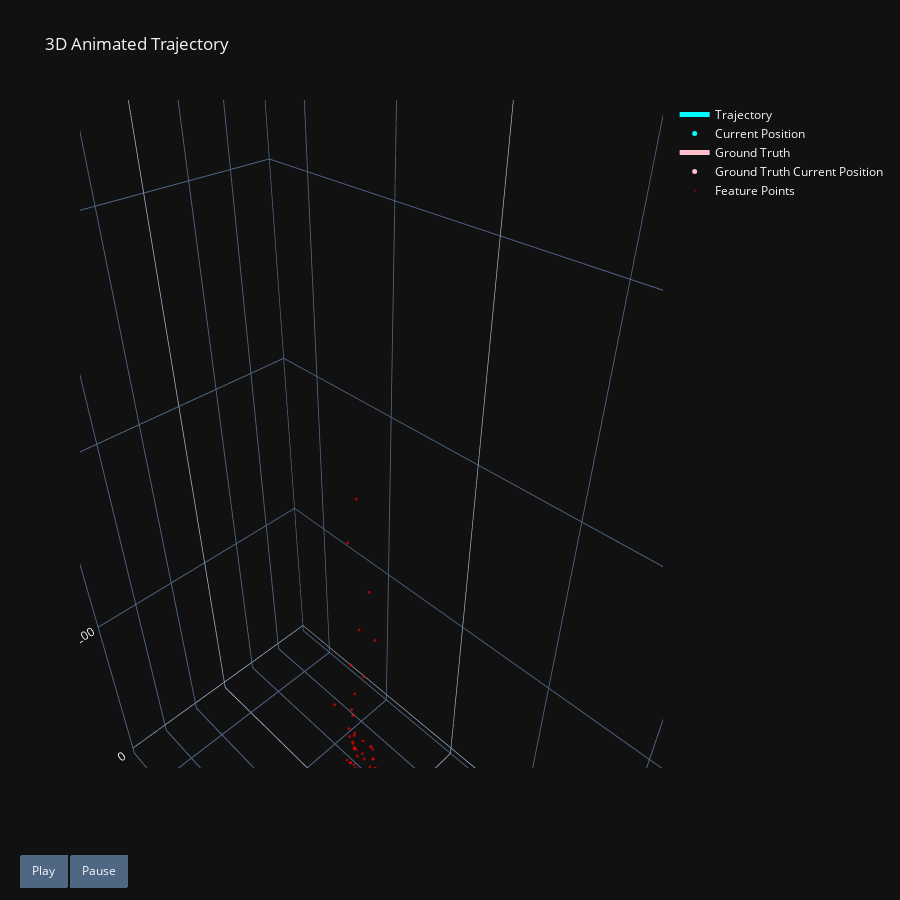

Source (notebook cell):
### Code cell
def visualize_animated_path(points, trajectory, title="3D Animated Trajectory"):
    points = np.array(points, dtype=object)

    pose_xs = poses.iloc[:num_images, 3].values  
    pose_ys = poses.iloc[:num_images, 7].values  
    pose_zs = poses.iloc[:num_images, 11].values  

    traj_xs = trajectory[:, 0, 3]
    traj_ys = trajectory[:, 1, 3]
    traj_zs = trajectory[:, 2, 3]

    frames = []
    num_frames = len(traj_xs)

    for i in range(num_frames - 1):
        frame_points = np.array(points[i])  
        feat_X = frame_points[:, 0]
        feat_Y = frame_points[:, 1]
        feat_Z = frame_points[:, 2]

        frames.append(
            go.Frame(
                data=[
                    go.Scatter3d(
                        x=traj_xs[:i+1],
                        y=traj_ys[:i+1],
                        z=traj_zs[:i+1],
                        mode='lines',
                        line=dict(color='cyan', width=5),
                        name='Trajectory',
                    ),
                    go.Scatter3d(
                        x=[traj_xs[i]],
                        y=[traj_ys[i]],
                        z=[traj_zs[i]],
                        mode='markers',
                        marker=dict(size=5, color='cyan'),
                        name='Current Position',
                    ),
                    go.Scatter3d(
                        x=pose_xs[:i+1],
                        y=pose_ys[:i+1],
                        z=pose_zs[:i+1],
                        mode='lines',
                        line=dict(color='pink', width=5),
                        name='Ground Truth',
                    ),
                    go.Scatter3d(
                        x=[pose_xs[i]],
                        y=[pose_ys[i]],
                        z=[pose_zs[i]],
                        mode='markers',
                        marker=dict(size=5, color='pink'),
                        name='Ground Truth Current Position',
                    ),
                    go.Scatter3d(
                        x=feat_X,
                        y=feat_Y,
                        z=feat_Z,
                        mode='markers',
                        marker=dict(size=2, color='red', opacity=0.8),
                        name='Feature Points',
                    ),
                ],
                name=f"frame_{i}",
            #    layout=go.Layout(
            #         scene_camera=dict(
            #             up=dict(
            #                 x=traj_xs[i],
            #                 y=traj_ys[i],
            #                 z=traj_zs[i],
            #             ),
            #             eye=dict(
            #                 x=2,
            #                 y=0,
            #                 z=0,
            #             ),
            #         )
            #     )
            )
        )

    p0 = np.array(points[0])
    feat0X = p0[:, 0]
    feat1Y = p0[:, 1]
    feat2Z = p0[:, 2]
    fig = go.Figure(
        data=[
            go.Scatter3d(
                x=traj_xs,
                y=traj_ys,
                z=traj_zs,
                mode='lines',
                line=dict(color='cyan', width=5),
                name='Trajectory',
            ),
            go.Scatter3d(
                x=[traj_xs[0]],
                y=[traj_ys[0]],
                z=[traj_zs[0]],
                mode='markers',
                marker=dict(size=5, color='cyan'),
                name='Current Position',
            ),
            go.Scatter3d(
                x=pose_xs,
                y=pose_ys,
                z=pose_zs,
                mode='lines',
                line=dict(color='pink', width=5),
                name='Ground Truth',
            ),
            go.Scatter3d(
                x=[pose_xs[0]],
                y=[pose_ys[0]],
                z=[pose_zs[0]],
                mode='markers',
                marker=dict(size=5, color='pink'),
                name='Ground Truth Current Position',
            ),
            go.Scatter3d(
                x=feat0X,
                y=feat1Y,
                z=feat2Z,
                mode='markers',
                marker=dict(size=1, color='red', opacity=0.6),
                name='Feature Points',
            ),
        ],
        layout=go.Layout(
            title=title,
            scene=dict(
                xaxis=dict(title='X', range=[-300, 300]),
                yaxis=dict(title='Y', range=[-50, 50]),
                zaxis=dict(title='Z', range=[-10, 1000]),
                aspectratio=dict(x=1, y=2, z=4),
            ),
            updatemenus=[
                {
                    'buttons': [
                        {
                            'args': [None, {'frame': {'duration': 50, 'redraw': True}, 'fromcurrent': True}],
                            'label': 'Play',
                            'method': 'animate',
                        },
                        {
                            'args': [[None], {'frame': {'duration': 0, 'redraw': True}, 'mode': 'immediate', 'transition': {'duration': 0}}],
                            'label': 'Pause',
                            'method': 'animate',
                        },
                    ],
                    'direction': 'left',
                    'pad': {'r': 10, 't': 87},
                    'showactive': False,
                    'type': 'buttons',
                    'x': 0.1,
                    'xanchor': 'right',
                    'y': 0,
                    'yanchor': 'top',
                }
            ],
            height=900
        ),
        frames=frames,
    )

    fig.layout.template = 'plotly_dark'
    fig.show()

# Call the function
visualize_animated_path(feature_coardinates, trajectory)

### Figure 1 — Plotly figure (JSON) as saved in the notebook; plotly's stock layout.template omitted (floating-point values rounded to 4 significant figures; data arrays with more than 128 entries replaced by an {"elided": "..."} marker saying what was removed)
{"data": [{"line": {"color": "cyan", "width": 5}, "mode": "lines", "name": "Trajectory", "type": "scatter3d", "x": [0, -0.002424, -0.0152, -0.03296, -0.05336, -0.07155, -0.09863, -0.1303, -0.1633, -0.1969, -0.2344], "y": [0, -0.007898, -0.01143, -0.01607, -0.02283, -0.03245, -0.04138, -0.05148, -0.06024, -0.0714, -0.08087], "z": [0, 0.6673, 1.355, 2.063, 2.788, 3.531, 4.285, 5.056, 5.84, 6.628, 7.443]}, {"marker": {"color": "cyan", "size": 5}, "mode": "markers", "name": "Current Position", "type": "scatter3d", "x": [0], "y": [0], "z": [0]}, {"line": {"color": "pink", "width": 5}, "mode": "lines", "name": "Ground Truth", "type": "scatter3d", "x": [5.551e-17, -0.0469, -0.09374, -0.1406, -0.1875, -0.2344, -0.2812, -0.3281, -0.375, -0.4218, -0.4687], "y": [3.331e-16, -0.0284, -0.05676, -0.08516, -0.1135, -0.1419, -0.1703, -0.1987, -0.227, -0.2554, -0.2838], "z": [-4.441e-16, 0.8587, 1.716, 2.575, 3.433, 4.291, 5.149, 6.008, 6.865, 7.724, 8.583]}, {"marker": {"color": "pink", "size": 5}, "mode": "markers", "name": "Ground Truth Current Position", "type": "scatter3d", "x": [5.551e-17], "y": [3.331e-16], "z": [-4.441e-16]}, {"marker": {"color": "red", "opacity": 0.6, "size": 1}, "mode": "markers", "name": "Feature Points", "type": "scatter3d", "x": {"elided": "446 float values"}, "y": {"elided": "446 float values"}, "z": {"elided": "446 float values"}}], "layout": {"height": 900, "scene": {"aspectratio": {"x": 1, "y": 2, "z": 4}, "xaxis": {"range": [-300, 300], "title": {"text": "X"}}, "yaxis": {"range": [-50, 50], "title": {"text": "Y"}}, "zaxis": {"range": [-10, 1000], "title": {"text": "Z"}}}, "title": {"text": "3D Animated Trajectory"}, "updatemenus": [{"buttons": [{"args": [null, {"frame": {"duration": 50, "redraw": true}, "fromcurrent": true}], "label": "Play", "method": "animate"}, {"args": [[null], {"frame": {"duration": 0, "redraw": true}, "mode": "immediate", "transition": {"duration": 0}}], "label": "Pause", "method": "animate"}], "direction": "left", "pad": {"r": 10, "t": 87}, "showactive": false, "type": "buttons", "x": 0.1, "xanchor": "right", "y": 0, "yanchor": "top"}]}}
